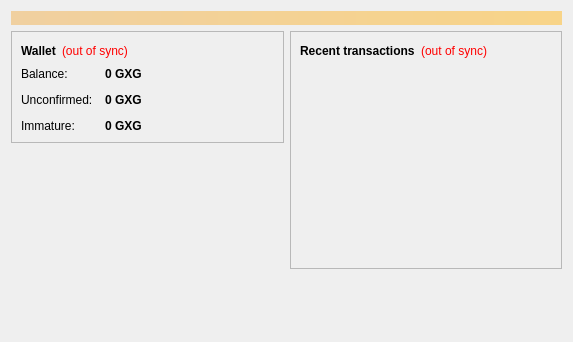
<?xml version="1.0" encoding="UTF-8"?>
<ui version="4.0">
 <class>OverviewPage</class>
 <widget class="QWidget" name="OverviewPage">
  <property name="geometry">
   <rect>
    <x>0</x>
    <y>0</y>
    <width>573</width>
    <height>342</height>
   </rect>
  </property>
  <property name="windowTitle">
   <string>Form</string>
  </property>
  <layout class="QVBoxLayout" name="topLayout">
   <item>
    <widget class="QLabel" name="labelAlerts">
     <property name="visible">
      <bool>false</bool>
     </property>
     <property name="styleSheet">
      <string notr="true">background-color: qlineargradient(x1: 0, y1: 0, x2: 1, y2: 0, stop:0 #F0D0A0, stop:1 #F8D488); color:#000000;</string>
     </property>
     <property name="wordWrap">
      <bool>true</bool>
     </property>
     <property name="margin">
      <number>3</number>
     </property>
    </widget>
   </item>
   <item>
    <layout class="QHBoxLayout" name="horizontalLayout" stretch="1,1">
     <item>
      <layout class="QVBoxLayout" name="verticalLayout_2">
       <item>
        <widget class="QFrame" name="frame">
         <property name="frameShape">
          <enum>QFrame::StyledPanel</enum>
         </property>
         <property name="frameShadow">
          <enum>QFrame::Raised</enum>
         </property>
         <layout class="QVBoxLayout" name="verticalLayout_4">
          <item>
           <layout class="QHBoxLayout" name="horizontalLayout_4">
            <item>
             <widget class="QLabel" name="label_5">
              <property name="font">
               <font>
                <weight>75</weight>
                <bold>true</bold>
               </font>
              </property>
              <property name="text">
               <string>Wallet</string>
              </property>
             </widget>
            </item>
            <item>
             <widget class="QLabel" name="labelWalletStatus">
              <property name="toolTip">
               <string>The displayed information may be out of date. Your wallet automatically synchronizes with the cryptopowers network after a connection is established, but this process has not completed yet.</string>
              </property>
              <property name="styleSheet">
               <string notr="true">QLabel { color: red; }</string>
              </property>
              <property name="text">
               <string notr="true">(out of sync)</string>
              </property>
              <property name="alignment">
               <set>Qt::AlignLeading|Qt::AlignLeft|Qt::AlignVCenter</set>
              </property>
             </widget>
            </item>
            <item>
             <spacer name="horizontalSpacer_2">
              <property name="orientation">
               <enum>Qt::Horizontal</enum>
              </property>
              <property name="sizeHint" stdset="0">
               <size>
                <width>40</width>
                <height>20</height>
               </size>
              </property>
             </spacer>
            </item>
           </layout>
          </item>
          <item>
           <layout class="QFormLayout" name="formLayout_2">
            <property name="fieldGrowthPolicy">
             <enum>QFormLayout::AllNonFixedFieldsGrow</enum>
            </property>
            <property name="horizontalSpacing">
             <number>12</number>
            </property>
            <property name="verticalSpacing">
             <number>12</number>
            </property>
            <item row="0" column="0">
             <widget class="QLabel" name="label">
              <property name="text">
               <string>Balance:</string>
              </property>
             </widget>
            </item>
            <item row="0" column="1">
             <widget class="QLabel" name="labelBalance">
              <property name="font">
               <font>
                <weight>75</weight>
                <bold>true</bold>
               </font>
              </property>
              <property name="cursor">
               <cursorShape>IBeamCursor</cursorShape>
              </property>
              <property name="toolTip">
               <string>Your current balance</string>
              </property>
              <property name="text">
               <string notr="true">0 GXG</string>
              </property>
              <property name="textInteractionFlags">
               <set>Qt::LinksAccessibleByMouse|Qt::TextSelectableByKeyboard|Qt::TextSelectableByMouse</set>
              </property>
             </widget>
            </item>
            <item row="1" column="0">
             <widget class="QLabel" name="label_3">
              <property name="text">
               <string>Unconfirmed:</string>
              </property>
             </widget>
            </item>
            <item row="1" column="1">
             <widget class="QLabel" name="labelUnconfirmed">
              <property name="font">
               <font>
                <weight>75</weight>
                <bold>true</bold>
               </font>
              </property>
              <property name="cursor">
               <cursorShape>IBeamCursor</cursorShape>
              </property>
              <property name="toolTip">
               <string>Total of transactions that have yet to be confirmed, and do not yet count toward the current balance</string>
              </property>
              <property name="text">
               <string notr="true">0 GXG</string>
              </property>
              <property name="textInteractionFlags">
               <set>Qt::LinksAccessibleByMouse|Qt::TextSelectableByKeyboard|Qt::TextSelectableByMouse</set>
              </property>
             </widget>
            </item>
            <item row="2" column="0">
             <widget class="QLabel" name="labelImmatureText">
              <property name="text">
               <string>Immature:</string>
              </property>
             </widget>
            </item>
            <item row="2" column="1">
             <widget class="QLabel" name="labelImmature">
              <property name="font">
               <font>
                <weight>75</weight>
                <bold>true</bold>
               </font>
              </property>
              <property name="toolTip">
               <string>Mined balance that has not yet matured</string>
              </property>
              <property name="text">
               <string notr="true">0 GXG</string>
              </property>
              <property name="textInteractionFlags">
               <set>Qt::LinksAccessibleByMouse|Qt::TextSelectableByKeyboard|Qt::TextSelectableByMouse</set>
              </property>
             </widget>
            </item>
           </layout>
          </item>
         </layout>
        </widget>
       </item>
       <item>
        <spacer name="verticalSpacer">
         <property name="orientation">
          <enum>Qt::Vertical</enum>
         </property>
         <property name="sizeHint" stdset="0">
          <size>
           <width>20</width>
           <height>40</height>
          </size>
         </property>
        </spacer>
       </item>
      </layout>
     </item>
     <item>
      <layout class="QVBoxLayout" name="verticalLayout_3">
       <item>
        <widget class="QFrame" name="frame_2">
         <property name="frameShape">
          <enum>QFrame::StyledPanel</enum>
         </property>
         <property name="frameShadow">
          <enum>QFrame::Raised</enum>
         </property>
         <layout class="QVBoxLayout" name="verticalLayout">
          <item>
           <layout class="QHBoxLayout" name="horizontalLayout_2">
            <item>
             <widget class="QLabel" name="label_4">
              <property name="text">
               <string>&lt;b&gt;Recent transactions&lt;/b&gt;</string>
              </property>
             </widget>
            </item>
            <item>
             <widget class="QLabel" name="labelTransactionsStatus">
              <property name="toolTip">
               <string>The displayed information may be out of date. Your wallet automatically synchronizes with the cryptopowers network after a connection is established, but this process has not completed yet.</string>
              </property>
              <property name="styleSheet">
               <string notr="true">QLabel { color: red; }</string>
              </property>
              <property name="text">
               <string notr="true">(out of sync)</string>
              </property>
              <property name="alignment">
               <set>Qt::AlignRight|Qt::AlignTrailing|Qt::AlignVCenter</set>
              </property>
             </widget>
            </item>
            <item>
             <spacer name="horizontalSpacer">
              <property name="orientation">
               <enum>Qt::Horizontal</enum>
              </property>
              <property name="sizeHint" stdset="0">
               <size>
                <width>40</width>
                <height>20</height>
               </size>
              </property>
             </spacer>
            </item>
           </layout>
          </item>
          <item>
           <widget class="QListView" name="listTransactions">
            <property name="styleSheet">
             <string notr="true">QListView { background: transparent; }</string>
            </property>
            <property name="frameShape">
             <enum>QFrame::NoFrame</enum>
            </property>
            <property name="verticalScrollBarPolicy">
             <enum>Qt::ScrollBarAlwaysOff</enum>
            </property>
            <property name="horizontalScrollBarPolicy">
             <enum>Qt::ScrollBarAlwaysOff</enum>
            </property>
            <property name="selectionMode">
             <enum>QAbstractItemView::NoSelection</enum>
            </property>
           </widget>
          </item>
         </layout>
        </widget>
       </item>
       <item>
        <spacer name="verticalSpacer_2">
         <property name="orientation">
          <enum>Qt::Vertical</enum>
         </property>
         <property name="sizeHint" stdset="0">
          <size>
           <width>20</width>
           <height>40</height>
          </size>
         </property>
        </spacer>
       </item>
      </layout>
     </item>
    </layout>
   </item>
  </layout>
 </widget>
 <resources/>
 <connections/>
</ui>
